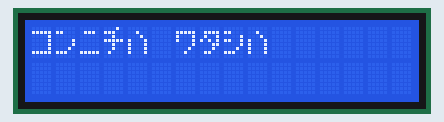
Recording of a sketch running on a simulated Arduino Uno, built with avr-gcc and run on an emulated ATmega328P. Parts: 16×2 character LCD.

Above: at 0.1 s.
At 1.2 s:
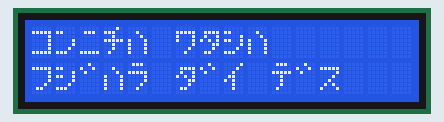

Measured:
- what the display in image 0 shows lasts 1.0 s, from 0.1 s to 1.1 s

The sketch:

LCD_and_speaker_for_ATP3011F4.ino
```cpp
/*
  じんこうおんせいをつかって
  Arduinoがしゃべりだす

  ひつようなもの：
    ATP3011F4-PU
    スピーカー
*/

#include <SoftwareSerial.h>
#include <LiquidCrystal.h>

SoftwareSerial serial(6, 7); //RX, TX
//LiquidCrystal lcd( 2, 4, 10, 11, 12, 13 );
LiquidCrystal lcd( 13, 12, 11, 10, 9, 8);


String LINE1 = "konnitiwa watashiwa/fujihara/dai/desu.";
String LINE2 = "kyouwa yorosiku/onegai/simasu\r";

void setup() {
  serial.begin(9600);
}

void loop() {
  lcd.begin( 16, 2 );
  lcd.clear();
  lcd.setCursor(0, 0);

  // https://synapse.kyoto/lib/MGLCD/CharacterCode/page001.html
  // コンニチハ ワタシハ
  lcd.print("\xba\xdd\xc6\xc1\xca \xdc\xc0\xbc\xca");
  serial.print("?");
  serial.print(LINE1);

  delay(1000);

  // フジハラ ダイ デス
  lcd.setCursor(0, 1);
  lcd.print("\xcc\xbc\xde\xca\xd7 \xc0\xde\xb2 \xc3\xde\xbd");
  serial.print(LINE2);

  delay(1000);
  }
```
